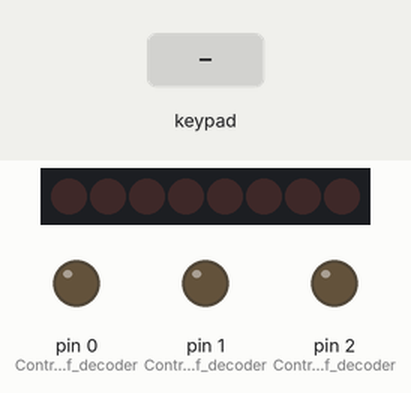
Recording of a sketch running on a simulated Arduino Uno, built with avr-gcc and run on an emulated ATmega328P. On the bench: 8 shift-register outputs drawn as a row of LEDs (first output left, lit = HIGH), output pins drawn as LEDs (lit = HIGH). Wiring (inferred from the names in the program): shift register (74HC595): data pin 13; shift clock pin 12; latch pin 3. Wiring (inferred from the signals the program sends): row of LEDs: on Q0, Q1, Q2, Q3, Q4, Q5, Q6, Q7. The test bench sets the inputs (shaded band). Pins used as bus, display or sensor lines are not drawn.

Above: at 1.5 s.
1.6 s: keypad keys 1 1 1 0 9 8 pressed 0.4 s apart
At 4.9 s:
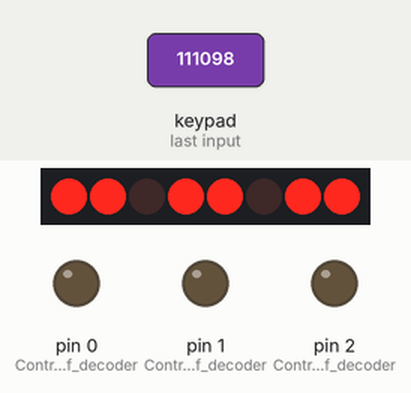
5.5 s: key '2' pressed
At 6.4 s:
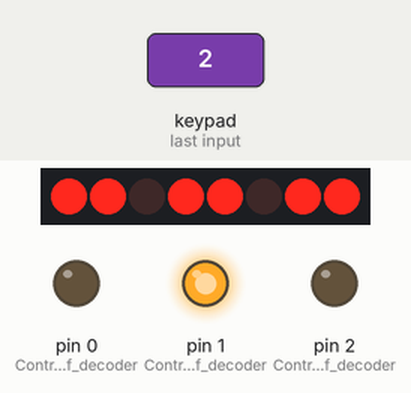
7.0 s: key '3' pressed
At 7.5 s:
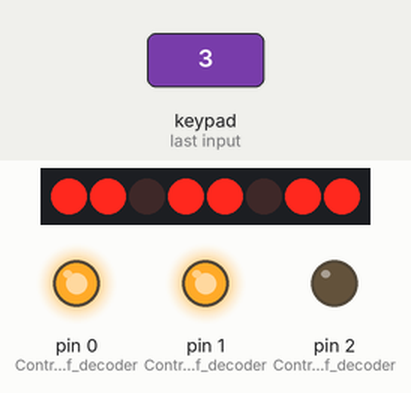
8.5 s: keypad keys 1 1 1 0 9 8 # pressed 0.4 s apart
At 11.6 s:
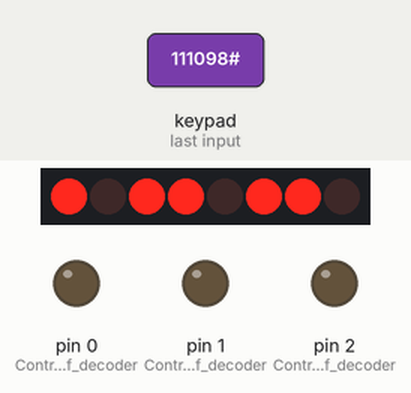
12.8 s: key '4' pressed
At 13.2 s:
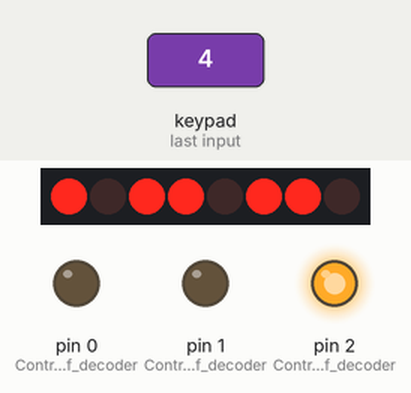
14.3 s: keypad keys 1 1 1 0 9 8 * pressed 0.4 s apart
At 17.2 s:
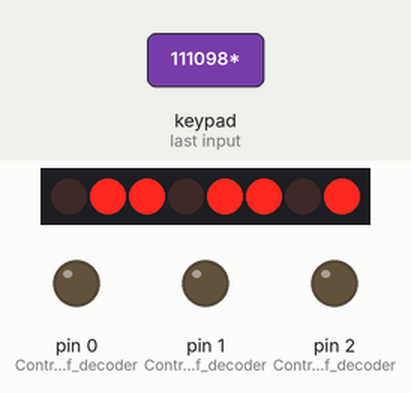
Timing chart, 0 to 18.7 s (numbered marks = the images above; inputs shaded):
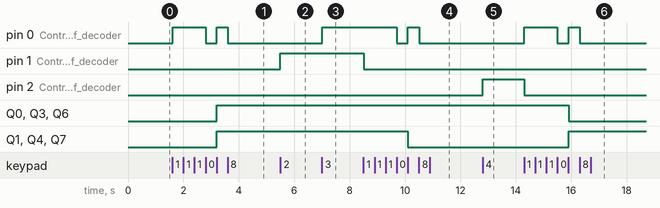

Measured:
- after the input at 1.6 s, pin 0 (Control_bit_0_of_decoder): LOW → HIGH at once, → LOW 1.2 s later, → HIGH 0.39 s later, → LOW 0.40 s later; Q0, Q1, Q3, Q4, Q6, Q7: LOW → HIGH after 1.6 s
- after the input at 5.5 s, pin 1 (Control_bit_1_of_decoder): LOW → HIGH at once
- after the input at 7.0 s, pin 0 (Control_bit_0_of_decoder): LOW → HIGH at once
- after the input at 8.5 s, pin 0 (Control_bit_0_of_decoder): HIGH → LOW after 1.2 s, → HIGH 0.40 s later, → LOW 0.40 s later; pin 1 (Control_bit_1_of_decoder): HIGH → LOW at once; Q1, Q4, Q7: HIGH → LOW after 1.6 s
- after the input at 12.8 s, pin 2 (Control_bit_2_of_decoder): LOW → HIGH at once
- after the input at 14.3 s, pin 0 (Control_bit_0_of_decoder): LOW → HIGH at once, → LOW 1.2 s later, → HIGH 0.40 s later, → LOW 0.40 s later; pin 2 (Control_bit_2_of_decoder): HIGH → LOW at once; Q0, Q3, Q6: HIGH → LOW after 1.6 s; Q1, Q4, Q7: LOW → HIGH after 1.6 s

The sketch:

main.ino
```cpp
/*
   Name: Taisir Hassan
   Teacher: Mr. Gunby TDR4M1
   Date: January, 22, 2021
   Project: Keypad Numbers Display
   Description: An example of use of the numeric keypad
   with arduino to show the last 3 numbers pressed in
   3 7-segment displays
   using 3 7-segment decoders (CD4511) and a shift register
*/

#include <Keypad.h>
// Include Keypad library
// Note, I had no idea how to incorporate keypad without using library. Sorry Mr.Gunby.

//Keypad declaration
// Global Variables
const byte rows = 4; //four rows
const byte cols = 4; //four columns
char keys[rows][cols] = {
  {'1', '2', '3', 'A'},
  {'4', '5', '6', 'B'},
  {'7', '8', '9', 'C'},
  {'*', '0', '#', 'D'}
};

byte rowPins[rows] = {11, 10, 9, 8}; //connect to the row pinouts of the keypad
byte colPins[cols] = {7, 6, 5, 4}; //connect to the column pinouts of the keypad
Keypad keypad = Keypad( makeKeymap(keys), rowPins, colPins, rows, cols);
// Instantiates a Keypad object that uses pins 11, 10, 9, 8 as row pins, and 7, 6, 4, and 4 as column pins.


bool shft[] = {HIGH, HIGH, LOW}; //Data for shift register

void setup() {  // the setup function runs once when you press reset or power the board
  configurePins(); // sets up configure and initshift as void functions
  initShiftReg();
}

int i = 0;  //shift data counter

void loop() { // the loop function runs over and over again forever
  char key = keypad.getKey();    //check for key
  if (key != NO_KEY) {      //if key pressed
    digitalWrite(13, shft[i]);  //next data to shift
    digitalWrite(12, HIGH);   //clk high
    switch (key) { //binary data output
      case '0': // case represents different situations
        // digital pin 0 is off, pin 1 is off, pin 2 is off, pin 3 is off
        digitalWrite(0, LOW);
        digitalWrite(1, LOW);
        digitalWrite(2, LOW);
        digitalWrite(3, LOW);
        break; // break represents exiting the for loop
      case '1':
        // digital pin 0 is on, pin 1 is off, pin 2 is off, pin 3 is off
        digitalWrite(0, HIGH);
        digitalWrite(1, LOW);
        digitalWrite(2, LOW);
        digitalWrite(3, LOW);
        break;
      case '2':
        // digital pin 0 is off, pin 1 is on, pin 2 is off, pin 3 is off
        digitalWrite(0, LOW);
        digitalWrite(1, HIGH);
        digitalWrite(2, LOW);
        digitalWrite(3, LOW);
        break;
      case '3':
        // digital pin 0 is on, pin 1 is on, pin 2 is off, pin 3 is off
        digitalWrite(0, HIGH);
        digitalWrite(1, HIGH);
        digitalWrite(2, LOW);
        digitalWrite(3, LOW);
        break;
      case '4':
        // digital pin 0 is off, pin 1 is off, pin 2 is on, pin 3 is off
        digitalWrite(0, LOW);
        digitalWrite(1, LOW);
        digitalWrite(2, HIGH);
        digitalWrite(3, LOW);
        break;
      case '5':
        // digital pin 0 is on, pin 1 is off, pin 2 is on, pin 3 is off
        digitalWrite(0, HIGH);
        digitalWrite(1, LOW);
        digitalWrite(2, HIGH);
        digitalWrite(3, LOW);
        break;
      case '6':
        // digital pin 0 is off, pin 1 is on, pin 2 is on, pin 3 is off
        digitalWrite(0, LOW);
        digitalWrite(1, HIGH);
        digitalWrite(2, HIGH);
        digitalWrite(3, LOW);
        break;
      case '7':
        // digital pin 0 is on, pin 1 is on, pin 2 is on, pin 3 is off
        digitalWrite(0, HIGH);
        digitalWrite(1, HIGH);
        digitalWrite(2, HIGH);
        digitalWrite(3, LOW);
        break;
      case '8':
        // digital pin 0 is off, pin 1 is off, pin 2 is off, pin 3 is on
        digitalWrite(0, LOW);
        digitalWrite(1, LOW);
        digitalWrite(2, LOW);
        digitalWrite(3, HIGH);
        break;
      case '9':
        // digital pin 0 is on, pin 1 is off, pin 2 is off, pin 3 is on
        digitalWrite(0, HIGH);
        digitalWrite(1, LOW);
        digitalWrite(2, LOW);
        digitalWrite(3, HIGH);
        break;
      default:
        break;
    }
    digitalWrite(12, LOW); //clk low
    i++;  //increase count incrementally
    if (i == 3) {
      i = 0; //reset count
    }
  }
}

void configurePins() {
  //Configure pins
  pinMode(0, OUTPUT);  //Control bit 0 of decoder
  pinMode(1, OUTPUT);  //Control bit 1 of decoder
  pinMode(2, OUTPUT);  //Control bit 2 of decoder
  pinMode(3, OUTPUT);  //Control bit 3 of decoder
  pinMode(12, OUTPUT); //Clock of shift register
  pinMode(13, OUTPUT); //Data for shift register
  //Start all in zeros
  digitalWrite(0, LOW); // Pin 0 is off
  digitalWrite(1, LOW); // pin 1 is off
  digitalWrite(2, LOW); // pin 2 is off
  digitalWrite(3, LOW); // pin 3 is off
  digitalWrite(12, LOW); //clock is off
  digitalWrite(13, LOW); // data s off
}

void initShiftReg() {
  digitalWrite(13, HIGH); //data high
  delay(50);    //wait 50 ms
  digitalWrite(12, HIGH); //clk high
  delay(50);  //wait 50 ms
  digitalWrite(12, LOW);  //clk low
  //----
  digitalWrite(13, HIGH); //data high
  delay(50);  //wait 50 ms
  digitalWrite(12, HIGH); //clk high
  delay(50);  //wait 50 ms
  digitalWrite(12, LOW);  //clk low
  //---
  digitalWrite(13, LOW);  //data low
  delay(50);  //wait 50 ms
  digitalWrite(12, HIGH); //clk high
  delay(50);  //wait 50 ms
  digitalWrite(12, LOW);  //clk low
}
```
